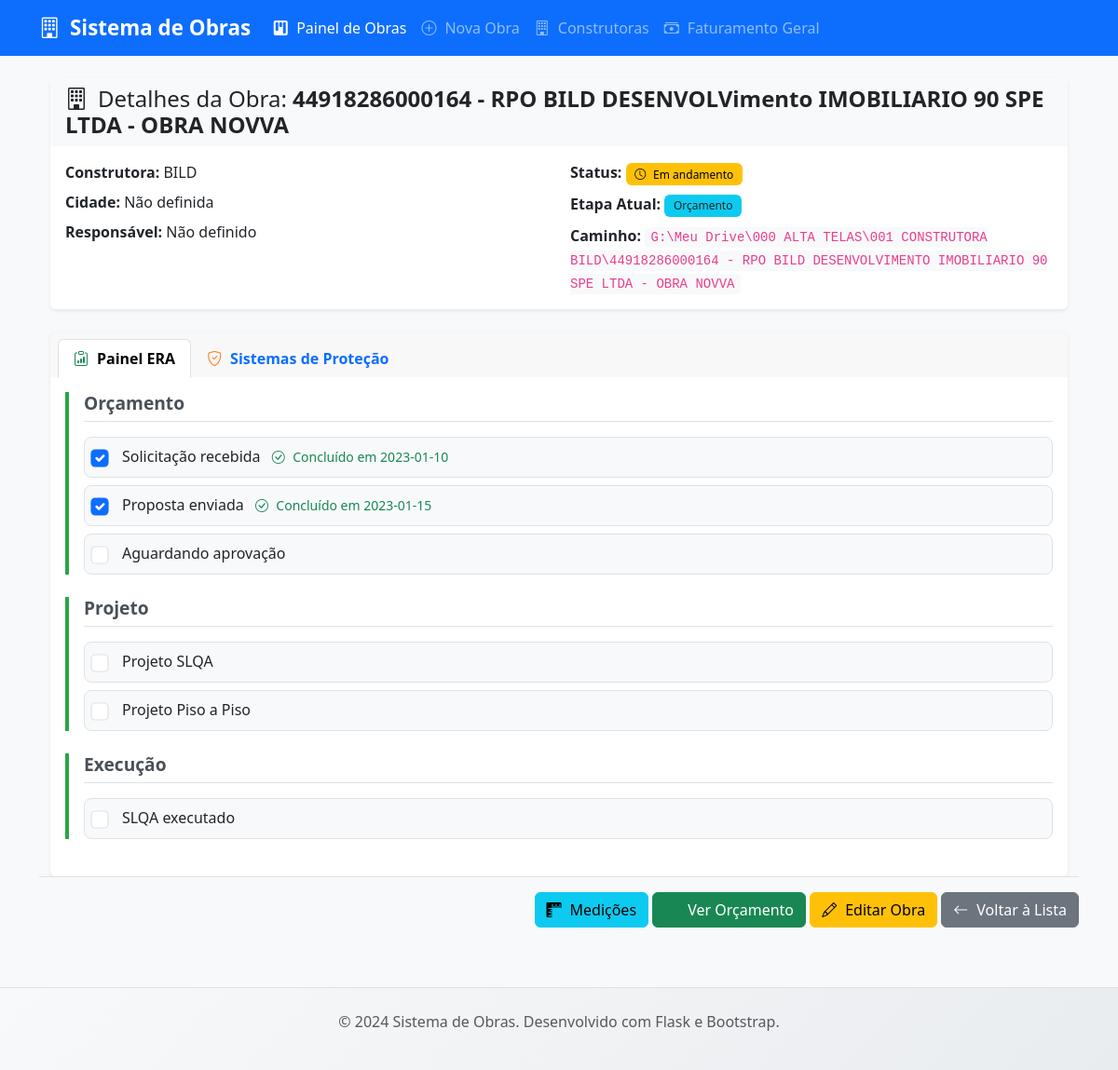
Page /obra/30 on the committed database.
### tables this page shows
CREATE TABLE obras (
            id INTEGER PRIMARY KEY AUTOINCREMENT,
            nome TEXT NOT NULL,
            construtora_id INTEGER NOT NULL,
            cidade TEXT NOT NULL,
            estado TEXT,
            endereco TEXT,
            responsavel TEXT,
            telefone_responsavel TEXT,
            email_responsavel TEXT,
            data_inicio DATE,
            data_prevista_fim DATE,
            status TEXT DEFAULT 'Em andamento',
            caminho_pasta TEXT,
            observacoes TEXT,
            data_cadastro TIMESTAMP DEFAULT CURRENT_TIMESTAMP, etapa_atual TEXT DEFAULT 'Orçamento', anotacoes TEXT, cnpj TEXT, numero TEXT, bairro TEXT, cep TEXT, uf TEXT, cno TEXT,
            FOREIGN KEY (construtora_id) REFERENCES construtoras (id)
        );

CREATE TABLE construtoras (
            id INTEGER PRIMARY KEY AUTOINCREMENT,
            nome TEXT NOT NULL UNIQUE,
            codigo TEXT NOT NULL UNIQUE,
            razao_social TEXT,
            cnpj TEXT UNIQUE,
            data_cadastro TIMESTAMP DEFAULT CURRENT_TIMESTAMP
        );

### app.py (the view)
@app.route('/obra/<int:id>')
def visualizar_obra(id):
    obra = Obra.find_by_id(id)
    if not obra:
        flash('Obra não encontrada.', 'danger')
        return redirect(url_for('index'))
    etapas_organizadas = {
        'Orçamento': [
            {'item': 'Solicitação recebida', 'concluido': True,
                'data_conclusao': '2023-01-10', 'responsavel': 'Admin', 'observacoes': ''},
            {'item': 'Proposta enviada', 'concluido': True, 'data_conclusao': '2023-01-15',
                'responsavel': 'Admin', 'observacoes': 'Aguardando feedback.'},
            {'item': 'Aguardando aprovação', 'concluido': False,
                'data_conclusao': None, 'responsavel': '', 'observacoes': ''}
        ],
        'Projeto': [
            {'item': 'Projeto SLQA', 'concluido': False,
                'data_conclusao': None, 'responsavel': '', 'observacoes': ''},
            {'item': 'Projeto Piso a Piso', 'concluido': False,
                'data_conclusao': None, 'responsavel': '', 'observacoes': ''}
        ],
        'Execução': [
            {'item': 'SLQA executado', 'concluido': False,
                'data_conclusao': None, 'responsavel': '', 'observacoes': ''}
        ]
    }
    sistemas_obra = [
        {'id': 1, 'nome': 'SLQA', 'descricao': 'Sistema de Linhas de Ancoragem',
            'status': 'Em andamento'},
        {'id': 2, 'nome': 'Piso a Piso',
            'descricao': 'Proteção de vãos entre pavimentos', 'status': 'Pendente'}
    ]
    return render_template('visualizar_obra.html',
                           obra=dict(obra),
                           etapas_organizadas=etapas_organizadas,
                           sistemas_obra=sistemas_obra)

### database.py (called while the page is built)
def get_db_connection():
    conn = sqlite3.connect(DATABASE_PATH)
    conn.row_factory = sqlite3.Row
    conn.execute("PRAGMA foreign_keys = ON;")
    return conn

### models/obra_model.py (called while the page is built)
    @staticmethod
    def find_by_id(obra_id):
        conn = get_db_connection()
        query = """
            SELECT o.*, c.nome as construtora_nome
            FROM obras o
            JOIN construtoras c ON o.construtora_id = c.id
            WHERE o.id = ?
        """
        obra_row = conn.execute(query, (obra_id,)).fetchone()
        conn.close()
        if obra_row:
            return Obra(**obra_row)
        return None

### templates/visualizar_obra.html (shortened to what this page needs)
{% extends "base.html" %}
{% block content %}
<div class="container-fluid mt-4">
    <div class="card mb-4 shadow-sm">
        <div class="card-header bg-light">
            <h4 class="mb-0">
                <i class="bi bi-building"></i> Detalhes da Obra: <strong>{{ obra.nome }}</strong>
            </h4>
        </div>
        <div class="card-body">
            <div class="row">
                <div class="col-md-6">
                    <p class="mb-2"><strong>Construtora:</strong> {{ obra.construtora_nome }}</p>
                    <p class="mb-2"><strong>Cidade:</strong> {{ obra.cidade or 'Não informada' }}</p>
                    <p class="mb-2"><strong>Responsável:</strong> {{ obra.responsavel or 'Não definido' }}</p>
                </div>
                <div class="col-md-6">
                    <p class="mb-2">
                        <strong>Status:</strong>
                        {% if obra.status == 'Em andamento' %}
                        <span class="badge bg-warning text-dark"><i class="bi bi-clock"></i> {{ obra.status }}</span>
                        {% elif obra.status == 'Concluído' %}
                        <span class="badge bg-success"><i class="bi bi-check-circle"></i> {{ obra.status }}</span>
                        {% else %}
                        <span class="badge bg-secondary">{{ obra.status }}</span>
                        {% endif %}
                    </p>
                    <p class="mb-2">
                        <strong>Etapa Atual:</strong>
                        <span class="badge bg-info text-dark">{{ obra.etapa_atual }}</span>
                    </p>
                    <p class="mb-0">
                        <strong>Caminho:</strong>
                        <code class="small user-select-all">{{ obra.caminho_pasta }}</code>
                    </p>
                </div>
            </div>
        </div>
    </div>
    <div class="card shadow-sm">
        <div class="card-header">
            <ul class="nav nav-tabs card-header-tabs">
                <li class="nav-item">
                    <a class="nav-link active" data-bs-toggle="tab" href="#era"><i class="bi bi-clipboard-data"></i>
                        Painel ERA</a>
                </li>
                <li class="nav-item">
                    <a class="nav-link" data-bs-toggle="tab" href="#sistemas"><i class="bi bi-shield-check"></i>
                        Sistemas de Proteção</a>
                </li>
            </ul>
        </div>
        <div class="card-body">
            <div class="tab-content">
                <div class="tab-pane fade show active" id="era">
                    {% for etapa_cat, itens in etapas_organizadas.items() %}
                    <div class="etapa-categoria mb-4">
                        <h5 class="etapa-titulo border-bottom pb-2 mb-3">{{ etapa_cat }}</h5>
                        <div class="etapa-itens">
                            {% for item in itens %}
                            <div class="etapa-item mb-2 p-2 border rounded-3">
                                <div class="form-check d-flex align-items-center">
                                    <input class="form-check-input etapa-checkbox me-3" type="checkbox"
                                        id="etapa_{{ loop.index }}" {% if item.concluido %}checked{% endif %}>
                                    <label class="form-check-label flex-grow-1" for="etapa_{{ loop.index }}">
                                        {{ item.item }}
                                        {% if item.concluido %}
                                        <small class="text-success ms-2"><i class="bi bi-check-circle"></i> Concluído em
                                            {{ item.data_conclusao.split(' ')[0] }}</small>
                                        {% endif %}
                                    </label>
                                </div>
                            </div>
                            {% endfor %}
                        </div>
                    </div>
                    {% endfor %}
                </div>
            </div>
        </div>
    </div>
</div>
<div class="card-footer text-end sticky-bottom bg-light py-3 border-top">
    <a href="{{ url_for('medicoes.listar_e_adicionar', obra_id=obra.id) }}" class="btn btn-info">
        <i class="bi bi-rulers"></i> Medições
    </a>
    <a href="{{ url_for('orcamento_bp.detalhar_orcamento', obra_id=obra.id) }}" class="btn btn-success">
        <i class="bi bi-cash-coin"></i> Ver Orçamento
    </a>
    <a href="{{ url_for('editar_obra', id=obra.id) }}" class="btn btn-warning">
        <i class="bi bi-pencil"></i> Editar Obra
    </a>
    <a href="{{ url_for('index') }}" class="btn btn-secondary">
        <i class="bi bi-arrow-left"></i> Voltar à Lista
    </a>
</div>
{% endblock %}

### static/style.css (style rules this page uses)
body { background-color: #f8f9fa; font-family: 'Segoe UI', Tahoma, Geneva, Verdana, sans-serif; }
.card { border: none; box-shadow: 0 2px 10px rgba(0,0,0,0.1); transition: all 0.3s ease; }
.card-header { border-bottom: none; font-weight: 600; }
.btn { border-radius: 6px; font-weight: 500; transition: all 0.3s ease; }
.badge { font-weight: 500; padding: 0.5em 0.8em; }
.bi { margin-right: 0.3rem; }
code { background-color: #f8f9fa; color: #e83e8c; padding: 0.2rem 0.4rem; border-radius: 4px; font-size: 0.9em; }
.etapa-categoria { border-left: 4px solid #28a745; padding-left: 1rem; }
.etapa-titulo { font-size: 1.2rem; font-weight: 600; margin-bottom: 1rem; color: #495057; }
.etapa-item { background-color: #f8f9fa; transition: all 0.2s ease; }
.etapa-checkbox { transform: scale(1.2); }
.etapa-checkbox:checked { animation: checkmark 0.3s ease-in-out; }
.badge.bg-warning { background-color: #ffc107 !important; color: #000 !important; }
.badge.bg-info { background-color: #0dcaf0 !important; }
code.small { background-color: #f8f9fa; color: #e83e8c; padding: 0.2rem 0.4rem; border-radius: 4px; font-size: 0.875rem; }
.bi-cash-coin { color: #198754; }
.bi-check-circle { color: #198754; }
.bi-shield-check { color: #fd7e14; }
.bi-clipboard-data { color: #198754; }

### rows in the picture
obras: nome "44918286000164 - RPO BILD DESENVOLVimento IMOBILIARIO 90 SPE LTDA - OBRA NOVVA", cidade "Não definida", status "Em andamento", etapa_atual "Orçamento", caminho_pasta "G:\\Meu Drive\\000 ALTA TELAS\\001 CONSTRUTORA BILD\\44918286000164 - RPO BILD DESENVOLVIMENTO IMOBILIARIO 90 SPE LTDA - OBRA NOVVA"
construtoras: construtora_nome "BILD"

### other values in the picture
{{ obra.responsavel or 'Não definido' }} "Não definido"
{{ etapa_cat }} "Orçamento" "Projeto" "Execução"
{{ item.item }} "Solicitação recebida" "Proposta enviada" "Aguardando aprovação" "Projeto SLQA" "Projeto Piso a Piso" "SLQA executado"
{{ item.data_conclusao.split(' ')[0] }} "2023-01-10" "2023-01-15"
